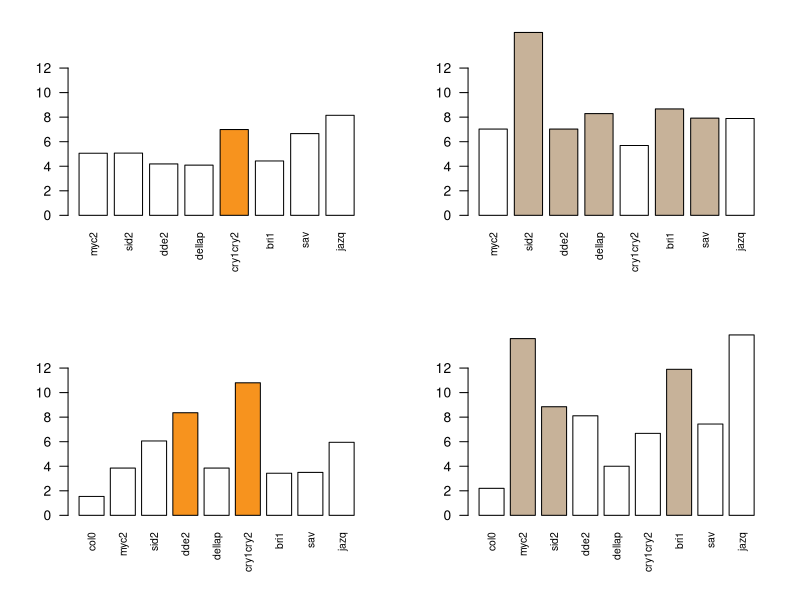

Write R code to recreate this figure.
tab=read.table("tab_constrain_vals_fungi.txt",header=F)

par(mfrow=c(2,2))

use_lev=unique(paste(tab[,2]))


for(i in 1:length(use_lev)){
	
	for(ii in 1:2 ){
		
		if(ii==1){pat="matrix"; use_col="#f7931e"}
		if(ii==2){pat="root"; use_col="#c7b299"}		
		
		use_row=which(tab[,2]==use_lev[i] & tab[,3]==pat)
		
		col_rep=rep(use_col,length(use_row))
		
		no_sig=which(tab[use_row,5]>=0.05)
		
		col_rep[no_sig]="white"
		
		barplot(as.matrix(tab[use_row,4]),beside=T,names=tab[use_row,1],las=2,ylim=c(0,12),col=c(col_rep),space=0.25,cex.names=0.75)
		
				
	}
	
}


